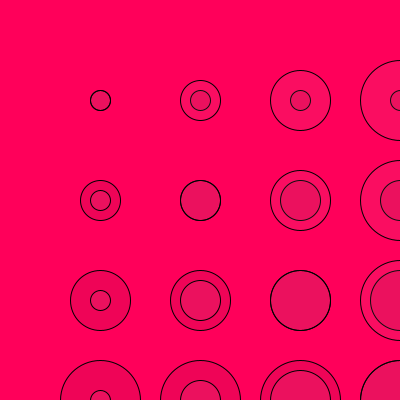
Frame 1 (no input)
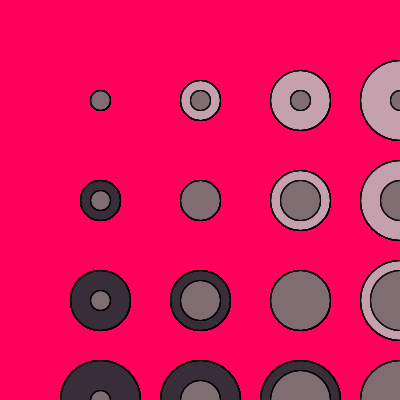
Frame 60 (the mouse pressed at the canvas centre just before this capture)
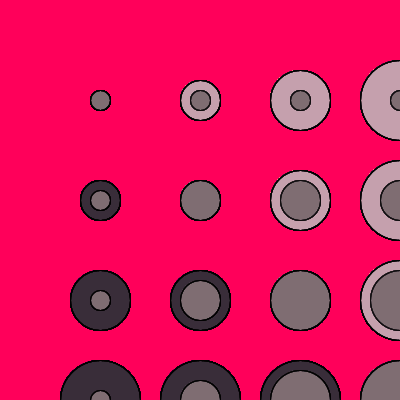
Frame 120 (the mouse held since frame 60 and released just before this capture)

The Processing sketch that drew these frames (run headless with seeded random() and noise(); from frame 60 on, the mouse is pressed at the canvas centre):

// Processing sketch: processing_39170
// ── processing_39170.pde

void setup () {
  size(400,400);
  background(255,0,90);
  
}

void draw() {
  for(int m=100; m <= width; m+=100){ // sets the parameters for the progression 
    //of the circles drawn on the x-axis
    for(int n=100; n <= height; n+=100){ // sets the parameters for the progression
    //of the circles drawn on the y-axis
      circles(m,n);
    }
  }
}

 
void circles(int x, int y) { // function defines the two types circles drawn
  fill(54,49,48,20);
  ellipse(x,y,y/5,y/5); // combined with the for() command in void draw, this 
  // sets up a series of circles that vary in size according to their placement
  //on the y-axis
  fill(193,166,175,20);
  ellipse(x,y,x/5,x/5);// combined with the for() command in void draw, this 
  // sets up a series of circles that vary in size according to their placement
  //on the x-axis
  
}
